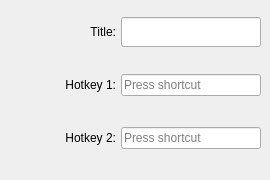
           <widget class="QWidget" name="shortcut_tab">
            <attribute name="title">
             <string>Shortcuts</string>
            </attribute>
            <widget class="QWidget" name="layoutWidget">
             <property name="geometry">
              <rect>
               <x>0</x>
               <y>0</y>
               <width>261</width>
               <height>171</height>
              </rect>
             </property>
             <layout class="QVBoxLayout" name="verticalLayout_3">
              <item>
               <layout class="QHBoxLayout" name="sh_title_layout">
                <property name="spacing">
                 <number>5</number>
                </property>
                <item alignment="Qt::AlignmentFlag::AlignRight">
                 <widget class="QLabel" name="sh_title_lable">
                  <property name="maximumSize">
                   <size>
                    <width>40</width>
                    <height>50</height>
                   </size>
                  </property>
                  <property name="layoutDirection">
                   <enum>Qt::LayoutDirection::LeftToRight</enum>
                  </property>
                  <property name="lineWidth">
                   <number>0</number>
                  </property>
                  <property name="text">
                   <string>Title:</string>
                  </property>
                  <property name="alignment">
                   <set>Qt::AlignmentFlag::AlignRight|Qt::AlignmentFlag::AlignTrailing|Qt::AlignmentFlag::AlignVCenter</set>
                  </property>
                 </widget>
                </item>
                <item alignment="Qt::AlignmentFlag::AlignRight">
                 <widget class="QLineEdit" name="sh_title_lineE">
                  <property name="minimumSize">
                   <size>
                    <width>140</width>
                    <height>30</height>
                   </size>
                  </property>
                  <property name="maximumSize">
                   <size>
                    <width>140</width>
                    <height>30</height>
                   </size>
                  </property>
                 </widget>
                </item>
               </layout>
              </item>
              <item>
               <layout class="QHBoxLayout" name="sh_hc1_layout">
                <property name="spacing">
                 <number>5</number>
                </property>
                <item alignment="Qt::AlignmentFlag::AlignRight">
                 <widget class="QLabel" name="sh_hotckey1_lable">
                  <property name="maximumSize">
                   <size>
                    <width>60</width>
                    <height>50</height>
                   </size>
                  </property>
                  <property name="layoutDirection">
                   <enum>Qt::LayoutDirection::LeftToRight</enum>
                  </property>
                  <property name="lineWidth">
                   <number>0</number>
                  </property>
                  <property name="text">
                   <string>Hotkey 1:</string>
                  </property>
                  <property name="alignment">
                   <set>Qt::AlignmentFlag::AlignRight|Qt::AlignmentFlag::AlignTrailing|Qt::AlignmentFlag::AlignVCenter</set>
                  </property>
                 </widget>
                </item>
                <item alignment="Qt::AlignmentFlag::AlignRight">
                 <widget class="QKeySequenceEdit" name="sh_hc1_keyEdit">
                  <property name="minimumSize">
                   <size>
                    <width>140</width>
                    <height>30</height>
                   </size>
                  </property>
                  <property name="maximumSize">
                   <size>
                    <width>140</width>
                    <height>30</height>
                   </size>
                  </property>
                 </widget>
                </item>
               </layout>
              </item>
              <item>
               <layout class="QHBoxLayout" name="sh_hc2_layout">
                <property name="spacing">
                 <number>5</number>
                </property>
                <item alignment="Qt::AlignmentFlag::AlignRight">
                 <widget class="QLabel" name="sh_hotckey2_lable">
                  <property name="maximumSize">
                   <size>
                    <width>60</width>
                    <height>50</height>
                   </size>
                  </property>
                  <property name="layoutDirection">
                   <enum>Qt::LayoutDirection::LeftToRight</enum>
                  </property>
                  <property name="lineWidth">
                   <number>0</number>
                  </property>
                  <property name="text">
                   <string>Hotkey 2:</string>
                  </property>
                  <property name="alignment">
                   <set>Qt::AlignmentFlag::AlignRight|Qt::AlignmentFlag::AlignTrailing|Qt::AlignmentFlag::AlignVCenter</set>
                  </property>
                 </widget>
                </item>
                <item alignment="Qt::AlignmentFlag::AlignRight">
                 <widget class="QKeySequenceEdit" name="sh_hc2_keyEdit">
                  <property name="minimumSize">
                   <size>
                    <width>140</width>
                    <height>30</height>
                   </size>
                  </property>
                  <property name="maximumSize">
                   <size>
                    <width>140</width>
                    <height>30</height>
                   </size>
                  </property>
                 </widget>
                </item>
               </layout>
              </item>
             </layout>
            </widget>
           </widget>
